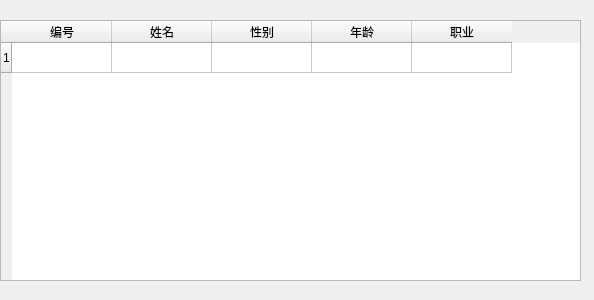
<?xml version="1.0" encoding="UTF-8"?>
<ui version="4.0">
 <class>Form</class>
 <widget class="QWidget" name="Form">
  <property name="geometry">
   <rect>
    <x>0</x>
    <y>0</y>
    <width>594</width>
    <height>300</height>
   </rect>
  </property>
  <property name="windowTitle">
   <string>Form</string>
  </property>
  <widget class="QTableWidget" name="table">
   <property name="geometry">
    <rect>
     <x>0</x>
     <y>20</y>
     <width>581</width>
     <height>261</height>
    </rect>
   </property>
   <row>
    <property name="text">
     <string notr="true">1</string>
    </property>
   </row>
   <column>
    <property name="text">
     <string>编号</string>
    </property>
   </column>
   <column>
    <property name="text">
     <string>姓名</string>
    </property>
   </column>
   <column>
    <property name="text">
     <string>性别</string>
    </property>
   </column>
   <column>
    <property name="text">
     <string>年龄</string>
    </property>
   </column>
   <column>
    <property name="text">
     <string>职业</string>
    </property>
   </column>
  </widget>
 </widget>
 <resources/>
 <connections/>
</ui>
